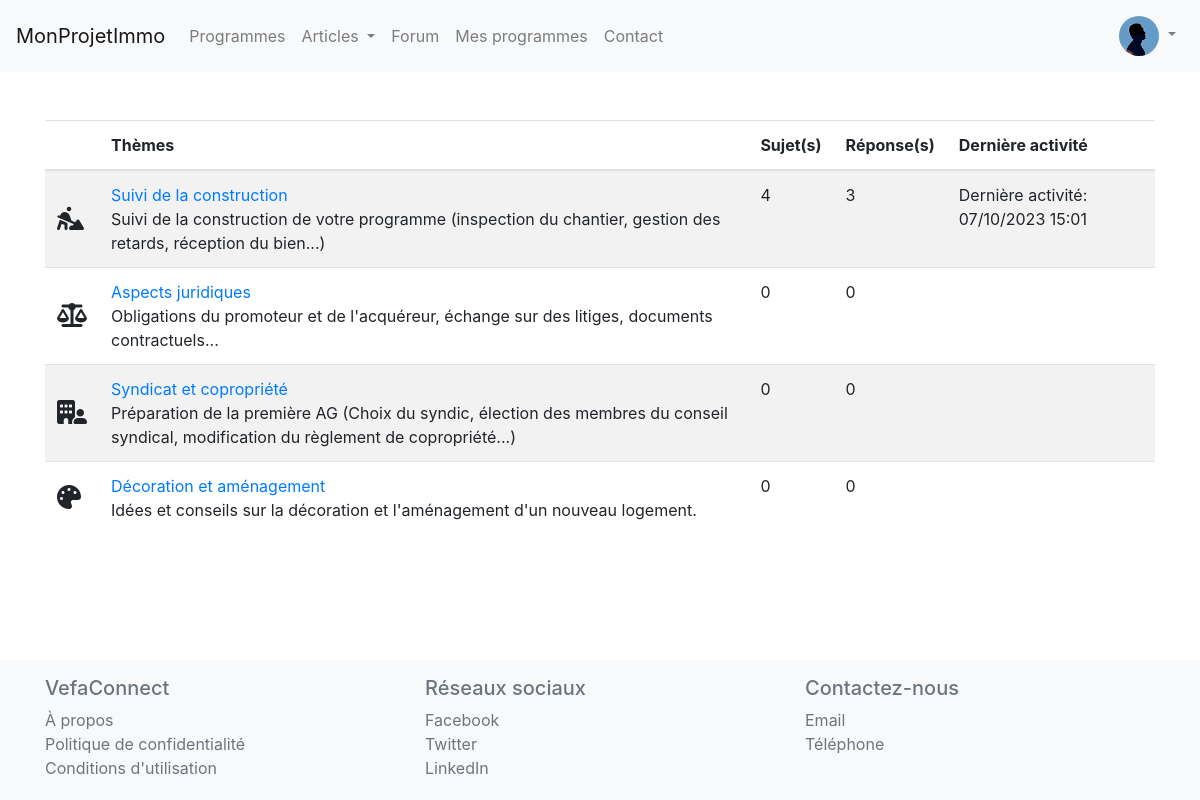
The page /program_forum/le-126-courbevoie-none/ (signed in) on the database its author committed.
### forum/models.py (models this page shows, shortened)
class UserProfile(models.Model):
    GENDER_CHOICES = (
        ('M', 'Male'),
        ('F', 'Female'),
        ('O', 'Other'),
)
    user = models.OneToOneField(User, on_delete=models.CASCADE)
    bio = models.TextField(blank=True)
    followed_programs = models.ManyToManyField('website.RealEstateProgram', through='website.FollowedProgram', related_name='followers')
    joined_date = models.DateTimeField(auto_now_add=True)
    photo = models.ImageField(upload_to='user_photos/', blank=True, null=True)
    first_name = models.CharField(max_length=30, blank=True, null=True)
    last_name = models.CharField(max_length=30, blank=True, null=True)
    gender = models.CharField(max_length=1, null=False, blank=False, choices=GENDER_CHOICES)

class ForumTheme(models.Model):
    title = models.CharField(max_length=200)
    description = models.TextField(blank=True)
    forum = models.ForeignKey(Forum, on_delete=models.CASCADE, related_name='themes')
    order = models.IntegerField(default=0)
    icon_class = models.CharField(max_length=100, null=True, blank=True)
    slug = models.SlugField(unique=True, blank=True)

### forum/views.py (the view)
# urls.py: path('program_forum/<slug:program_slug>/', views.ProgramForumView.as_view(), name='program_forum'),
class ProgramForumView(View):
    def get(self, request, program_slug):
        program =  program = get_object_or_404(RealEstateProgram, slug=program_slug)
        forum_programmes = Forum.objects.get(name="Forum programmes")
        themes = ForumTheme.objects.filter(forum=forum_programmes).order_by('order')
        for theme in themes:
            theme.post_count_program = ForumPost.objects.filter(theme=theme, real_estate_program=program).count()
            theme.reply_count_program = Reply.objects.filter(post__theme=theme, post__real_estate_program=program).count()
            latest_post_date = ForumPost.objects.filter(theme=theme, real_estate_program=program).order_by('-date_posted').values_list('date_posted', flat=True).first()
            latest_reply_date = Reply.objects.filter(post__theme=theme, post__real_estate_program=program).order_by('-date_posted').values_list('date_posted', flat=True).first()
            theme.last_activity_date = max(filter(None, [latest_post_date, latest_reply_date]), default=None)
        context = {
            'real_estate_program': program,
            'themes': themes
        }
        return render(request, 'program_forum.html', context)

### VefaConnect/context_processors.py (called while the page is built)
def categories(request):
    return {
        'categories': Category.objects.all()
    }

### forum/templates/program_forum.html (shortened to what this page needs)
{% extends 'base.html' %}
{% load static %}
{% block content %}
<head>
    <link rel="stylesheet" href="{% static 'forum/css/style.css' %}">
    <link href="{% static 'fontawesomefree/css/fontawesome.css' %}" rel="stylesheet" type="text/css">
    <link href="{% static 'fontawesomefree/css/brands.css' %}" rel="stylesheet" type="text/css">
    <link href="{% static 'fontawesomefree/css/solid.css' %}" rel="stylesheet" type="text/css">
</head>
<div class="container my-5">
    <table class="table table-striped mt-4">
        <thead>
            <tr>
                <th scope="col"></th>
                <th scope="col">Thèmes</th>
                <th scope="col">Sujet(s)</th>
                <th scope="col">Réponse(s)</th>
                <th scope="col">Dernière activité</th>
            </tr>
        </thead>
        <tbody>
            {% for theme in themes %}
                <tr>
                    <td class="align-middle">
                        {% if theme.icon_class %}
                            <i class="{{ theme.icon_class }} icon-full-height"></i>
                        {% endif %}
                    </td>
                    <td>
                        <div><a href="{% url 'forum_theme_detail' program_slug=real_estate_program.slug topic_slug=theme.slug %}">{{ theme.title }}</a></div>
                        <div>{{ theme.description }}</div>
                    </td>
                    <td>
                        {{ theme.post_count_program|default:"0" }}
                    </td>
                    <td>
                        {{ theme.reply_count_program|default:"0" }}
                    </td>
                    <td>
                        {% if theme.last_activity_date %}
                            Dernière activité: {{ theme.last_activity_date |date:"d/m/Y H:i" }}
                        {% endif %}
                    </td>
                </tr>
            {% endfor %}
        </tbody>
    </table>
</div>
{% endblock %}

### templates/navbar.html (shortened to what this page needs)
<nav class="navbar navbar-expand-lg navbar-light bg-light">
    <a class="navbar-brand" href="{% url 'home' %}">MonProjetImmo</a>
    <div class="collapse navbar-collapse" id="navbarNav">
        <ul class="navbar-nav">
            <li class="nav-item">
                <a class="nav-link" href="{% url 'program_search' %}">Programmes</a>
            </li>
            <li class="nav-item dropdown">
                <a class="nav-link dropdown-toggle" href="#" id="articleDropdown" role="button" data-toggle="dropdown" aria-haspopup="true" aria-expanded="false">
                    Articles
                </a>
            </li>
            <li class="nav-item">
                <a class="nav-link" href="{% url 'general_forum' %}">Forum</a>
            </li>
            <li class="nav-item">
                <a class="nav-link" href="{% url 'programmes_suivis' %}"> Mes programmes</a>
            </li>
            <li class="nav-item">
                <a class="nav-link" href="{% url 'contact' %}">Contact</a>
            </li>
        </ul>
        <ul class="navbar-nav ml-auto">
            {% if user.is_authenticated %}
            <li class="nav-item dropdown">
                <a class="nav-link dropdown-toggle" href="#" id="navbarDropdown" role="button" data-toggle="dropdown" aria-haspopup="true" aria-expanded="false">
                    <img src="{{ user.userprofile.photo.url  }}" class="rounded-circle" style="width:40px; height:40px; object-fit:cover;" alt="Avatar">
                </a>
            </li>
            {% endif %}
        </ul>
    </div>
</nav>

### website/static/website/css/style.css (style rules this page uses)
html, body { height: 100%; display: flex; flex-direction: column; }
body { flex-grow: 1; margin-bottom: 0; }

### forum/templates/program_forum.html (style rules this page uses)
.icon-full-height { height: 100%; font-size: 1.5em; }

### rows shown on the page
ForumTheme: title "Suivi de la construction", description "Suivi de la construction de votre programme (inspection du chantier, gestion des retards, réception du bien...)", post_count_program "4", reply_count_program "3", last_activity_date "07/10/2023 15:01"
ForumTheme: title "Aspects juridiques", description "Obligations du promoteur et de l'acquéreur, échange sur des litiges, documents contractuels...", post_count_program "0", reply_count_program "0"
ForumTheme: title "Syndicat et copropriété", description "Préparation de la première AG (Choix du syndic, élection des membres du conseil syndical, modification du règlement de copropriété...)", post_count_program "0", reply_count_program "0"
ForumTheme: title "Décoration et aménagement", description "Idées et conseils sur la décoration et l'aménagement d'un nouveau logement.", post_count_program "0", reply_count_program "0"
